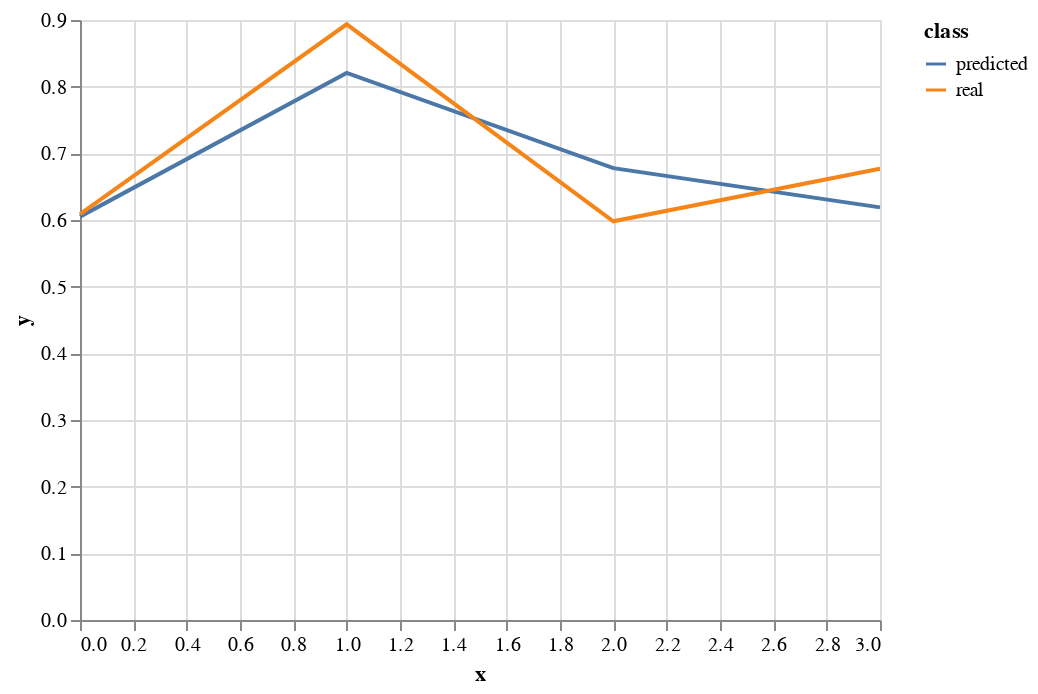
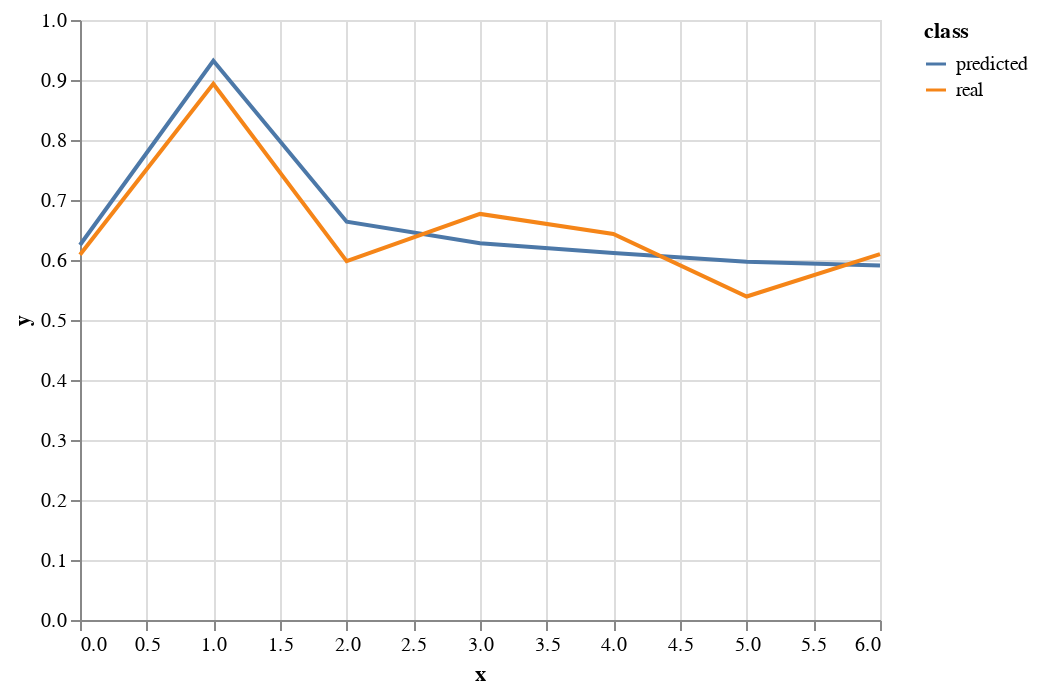

The notebook cell saved with these charts, in order:
### Code cell
import altair as alt

from sklearn.model_selection import TimeSeriesSplit
ts=TimeSeriesSplit(n_splits=2)
for train_index,test_index in ts.split(x):
    #print(train_index)
    x_=np.array([np.array(x[i]) for i in train_index])
    x_t=np.array([np.array(x[i]) for i in test_index])
    y_=[y[i] for i in train_index]
    y_t=[y[i] for i in test_index]
    print(len(x_))
    model.fit(x_,y_,epochs=300,verbose=0)
    y_pred=model.predict(x_)
    count=0
    dfa=pd.DataFrame()
    for yaux in y_pred:
        dfa=dfa.append({'x':count,'y':pd.to_numeric(yaux[0]),'class':'predicted'},ignore_index=True)
        count+=1
    count=0
    for yaux in y_:
        dfa=dfa.append({'x':count,'y':pd.to_numeric(yaux),'class':'real'},ignore_index=True)
        count+=1
    print(dfa)
        
    base=alt.Chart(dfa).mark_line().encode(
    x='x',
    y='y',
    color='class')
    
    display(base)

### Figure 1 — Vega-Lite specification as saved in the notebook (floating-point values rounded to 4 significant figures)
{"config": {"view": {"continuousWidth": 400, "continuousHeight": 300}}, "data": {"name": "data-3fb51797f3d9ee825b1beedc682eeb1b"}, "mark": "line", "encoding": {"color": {"type": "nominal", "field": "class"}, "x": {"type": "quantitative", "field": "x"}, "y": {"type": "quantitative", "field": "y"}}, "$schema": "https://vega.github.io/schema/vega-lite/v4.0.2.json", "datasets": {"data-3fb51797f3d9ee825b1beedc682eeb1b": [{"class": "predicted", "x": 0.0, "y": 0.6051}, {"class": "predicted", "x": 1.0, "y": 0.8206}, {"class": "predicted", "x": 2.0, "y": 0.6778}, {"class": "predicted", "x": 3.0, "y": 0.6189}, {"class": "real", "x": 0.0, "y": 0.6088}, {"class": "real", "x": 1.0, "y": 0.8935}, {"class": "real", "x": 2.0, "y": 0.598}, {"class": "real", "x": 3.0, "y": 0.6768}]}}

### Figure 2 — Vega-Lite specification as saved in the notebook (floating-point values rounded to 4 significant figures)
{"config": {"view": {"continuousWidth": 400, "continuousHeight": 300}}, "data": {"name": "data-aa05dc1f6d76bc02fc4a4f94295e4eae"}, "mark": "line", "encoding": {"color": {"type": "nominal", "field": "class"}, "x": {"type": "quantitative", "field": "x"}, "y": {"type": "quantitative", "field": "y"}}, "$schema": "https://vega.github.io/schema/vega-lite/v4.0.2.json", "datasets": {"data-aa05dc1f6d76bc02fc4a4f94295e4eae": [{"class": "predicted", "x": 0.0, "y": 0.625}, {"class": "predicted", "x": 1.0, "y": 0.932}, {"class": "predicted", "x": 2.0, "y": 0.6637}, {"class": "predicted", "x": 3.0, "y": 0.628}, {"class": "predicted", "x": 4.0, "y": 0.6115}, {"class": "predicted", "x": 5.0, "y": 0.5972}, {"class": "predicted", "x": 6.0, "y": 0.5909}, {"class": "real", "x": 0.0, "y": 0.6088}, {"class": "real", "x": 1.0, "y": 0.8935}, {"class": "real", "x": 2.0, "y": 0.598}, {"class": "real", "x": 3.0, "y": 0.6768}, {"class": "real", "x": 4.0, "y": 0.6435}, {"class": "real", "x": 5.0, "y": 0.5391}, {"class": "real", "x": 6.0, "y": 0.6099}]}}
